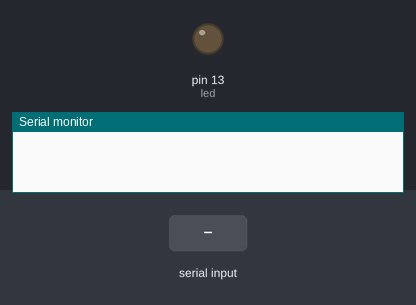
This sketch was run on a simulated Arduino Uno, built with avr-gcc and run on an emulated ATmega328P. Parts: output pins drawn as LEDs (lit = HIGH), the last lines printed to the serial monitor. The test bench sets the inputs (shaded band).

Above: at 1.2 s.
1.3 s: "on" received over Serial
At 3.4 s:
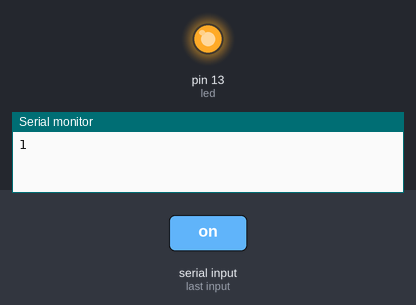
3.8 s: "off" received over Serial
At 5.3 s:
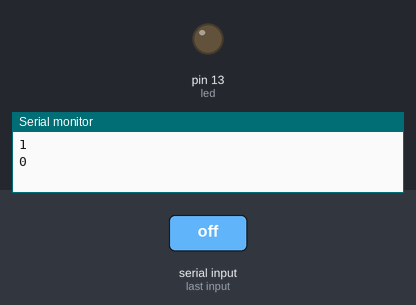
Timing chart, 0 to 6.8 s (numbered marks = the images above; inputs shaded):
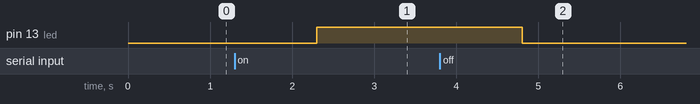

Measured:
- after the input at 1.3 s, pin 13 (led): LOW → HIGH after 1.0 s
- after the input at 3.8 s, pin 13 (led): HIGH → LOW after 1.0 s

The sketch:

sketchToRaspi.ino
```cpp
String data;
boolean flag=false;
int led = 13;

void setup() {
  // put your setup code here, to run once:
  Serial.begin(9600);
  pinMode(led, OUTPUT);
}

void loop() {
  data = Serial.readString();

  if(data == "on"){
    digitalWrite(led, HIGH);
    Serial.print("1\n");
  } else if(data == "off"){
    digitalWrite(led, LOW);
    Serial.print("0\n");
  } else {
    Serial.print(data);
  }

  // delay(1);
}

/*
  digitalWrite(led, HIGH);
 digitalWrite(led, LOW);
 */
```
